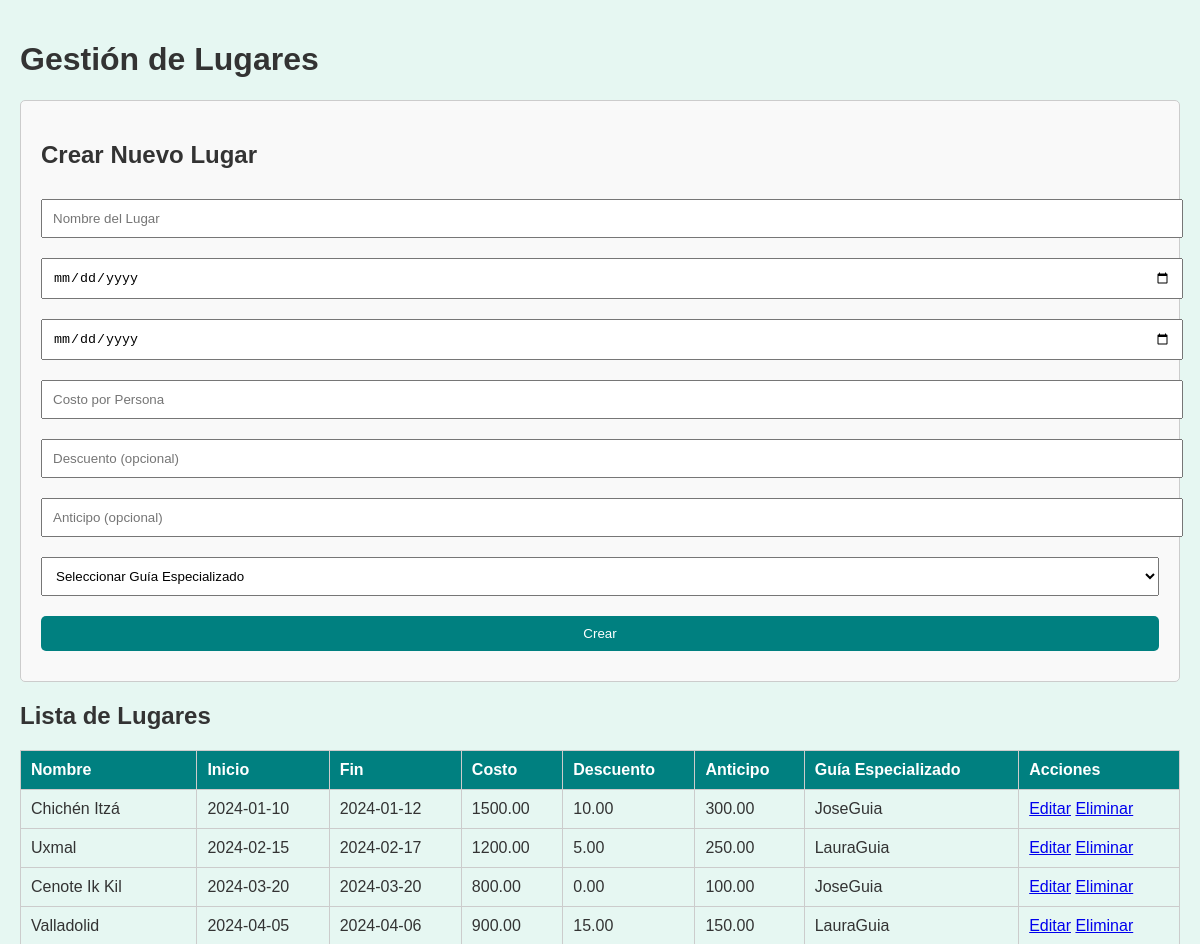
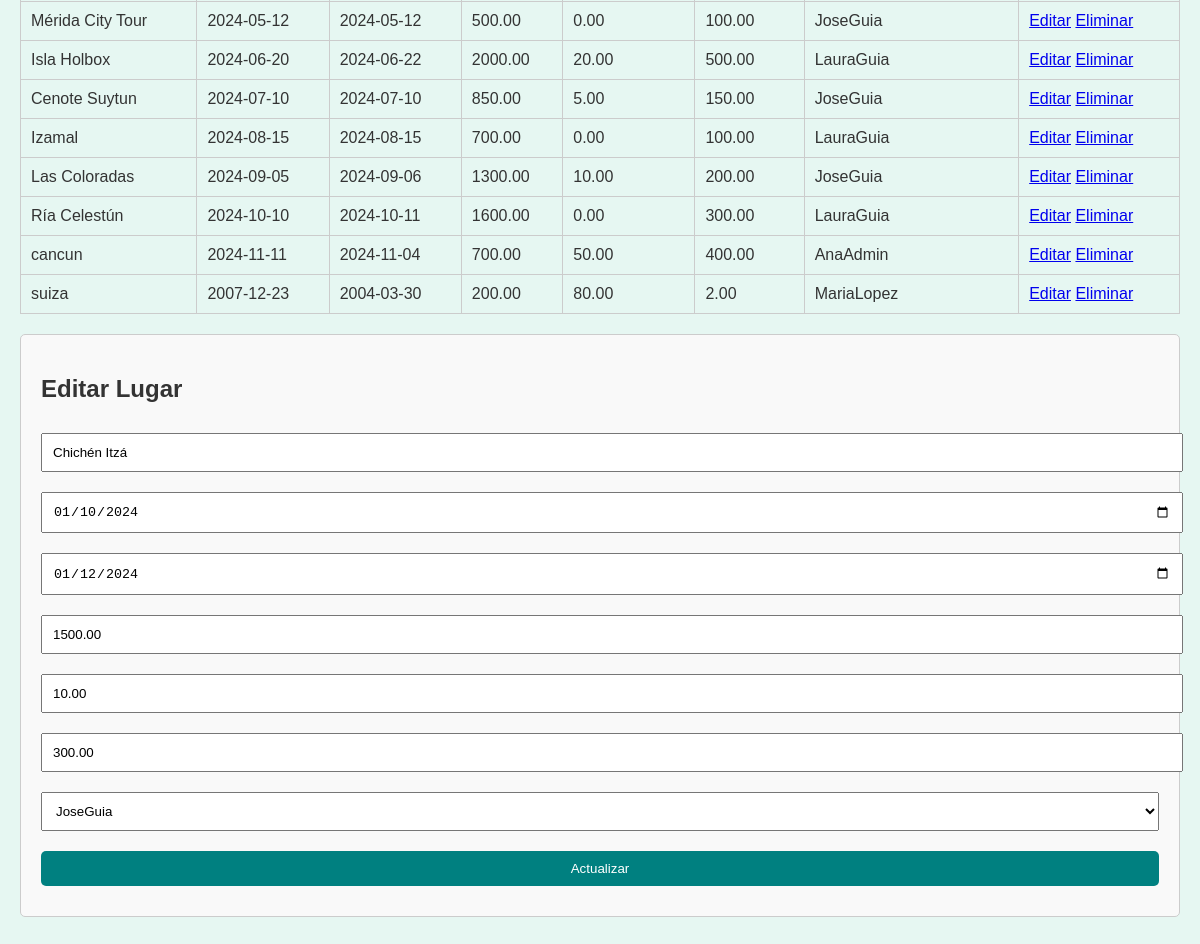
The page /mostrar_lugares.php?edit=1 on the database its author committed (2 pictures, top to bottom).
### tables this page shows
CREATE TABLE `lugares` (
  `id` int NOT NULL,
  `nombre_lugar` varchar(100) NOT NULL,
  `fecha_inicio` date NOT NULL,
  `fecha_fin` date NOT NULL,
  `costo_por_persona` decimal(10,2) NOT NULL,
  `descuento` decimal(5,2) DEFAULT '0.00',
  `anticipo` decimal(10,2) DEFAULT NULL,
  `guia_especializado` int DEFAULT NULL
);

CREATE TABLE `clientes` (
  `id` int NOT NULL,
  `rol` enum('admin','usuario','guia') NOT NULL,
  `nombre_usuario` varchar(50) NOT NULL,
  `correo` varchar(100) NOT NULL,
  `contrasena` varchar(255) NOT NULL
);

### mostrar_lugares.php (the view, shortened to what this page needs)
<?php
include 'conexion.php';
$result = $conn->query("SELECT l.*, c.nombre_usuario AS guia_nombre
                        FROM lugares l
                        LEFT JOIN clientes c ON l.guia_especializado = c.id");
?>
<!DOCTYPE html>
<html lang="es">
<head>
</head>
<body>
<h1>Gestión de Lugares</h1>
<div class="form-container">
    <h2>Crear Nuevo Lugar</h2>
    <form method="POST" action="">
        <input type="text" name="nombre_lugar" placeholder="Nombre del Lugar" required>
        <input type="date" name="fecha_inicio" required>
        <input type="date" name="fecha_fin" required>
        <input type="number" step="0.01" name="costo_por_persona" placeholder="Costo por Persona" required>
        <input type="number" step="0.01" name="descuento" placeholder="Descuento (opcional)">
        <input type="number" step="0.01" name="anticipo" placeholder="Anticipo (opcional)">
        <select name="guia_especializado">
            <option value="">Seleccionar Guía Especializado</option>
        </select>
        <button type="submit" name="create">Crear</button>
    </form>
</div>
<h2>Lista de Lugares</h2>
<table>
    <tr>
        <th>Nombre</th>
        <th>Inicio</th>
        <th>Fin</th>
        <th>Costo</th>
        <th>Descuento</th>
        <th>Anticipo</th>
        <th>Guía Especializado</th>
        <th>Acciones</th>
    </tr>
    <?php while ($row = $result->fetch_assoc()): ?>
    <tr>
        <td><?php echo $row['nombre_lugar']; ?></td>
        <td><?php echo $row['fecha_inicio']; ?></td>
        <td><?php echo $row['fecha_fin']; ?></td>
        <td><?php echo $row['costo_por_persona']; ?></td>
        <td><?php echo $row['descuento'] ?: "N/A"; ?></td>
        <td><?php echo $row['anticipo'] ?: "N/A"; ?></td>
        <td><?php echo $row['guia_nombre'] ?: "Sin Asignar"; ?></td>
        <td>
            <a href="?edit=<?php echo $row['id']; ?>">Editar</a>
            <a href="?delete=<?php echo $row['id']; ?>" onclick="return confirm('¿Seguro que deseas eliminar este lugar?');">Eliminar</a>
        </td>
    </tr>
    <?php endwhile; ?>
</table>
<?php
if (isset($_GET['edit'])):
    $id = $_GET['edit'];
    $lugar = $conn->query("SELECT * FROM lugares WHERE id='$id'")->fetch_assoc();
?>
<div class="form-container">
    <h2>Editar Lugar</h2>
    <form method="POST" action="">
        <input type="text" name="nombre_lugar" value="<?php echo $lugar['nombre_lugar']; ?>" required>
        <input type="date" name="fecha_inicio" value="<?php echo $lugar['fecha_inicio']; ?>" required>
        <input type="date" name="fecha_fin" value="<?php echo $lugar['fecha_fin']; ?>" required>
        <input type="number" step="0.01" name="costo_por_persona" value="<?php echo $lugar['costo_por_persona']; ?>" required>
        <input type="number" step="0.01" name="descuento" value="<?php echo $lugar['descuento']; ?>">
        <input type="number" step="0.01" name="anticipo" value="<?php echo $lugar['anticipo']; ?>">
        <select name="guia_especializado">
            <?php
            $guias = $conn->query("SELECT id, nombre_usuario FROM clientes");
            while ($guia = $guias->fetch_assoc()) {
                $selected = $guia['id'] == $lugar['guia_especializado'] ? "selected" : "";
                echo "<option value='" . $guia['id'] . "' $selected>" . $guia['nombre_usuario'] . "</option>";
            }
            ?>
        </select>
        <button type="submit" name="update">Actualizar</button>
    </form>
</div>
<?php endif; ?>
</body>
</html>

### mostrar_lugares.php (style rules this page uses)
body { font-family: Arial, sans-serif; background-color: #e6f7f2; color: #333; margin: 0; padding: 20px; }
table { width: 100%; border-collapse: collapse; margin-bottom: 20px; }
table, th, td { border: 1px solid #ccc; }
th, td { padding: 10px; text-align: left; }
th { background-color: #008080; color: white; }
button { background-color: #008080; color: white; border: none; padding: 10px 15px; cursor: pointer; border-radius: 5px; }
.form-container { background-color: #f9f9f9; padding: 20px; border: 1px solid #ccc; border-radius: 5px; margin-bottom: 20px; }
.form-container input, .form-container select, .form-container button { width: 100%; margin: 10px 0; padding: 10px; }

### rows shown on the page
lugares: nombre_lugar "Chichén Itzá", fecha_inicio "2024-01-10", fecha_fin "2024-01-12", costo_por_persona "1500.00", descuento "10.00", anticipo "300.00", guia_especializado.nombre_usuario "JoseGuia", fecha_inicio "01/10/2024", fecha_fin "01/12/2024"
lugares: nombre_lugar "Uxmal", fecha_inicio "2024-02-15", fecha_fin "2024-02-17", costo_por_persona "1200.00", descuento "5.00", anticipo "250.00", guia_especializado.nombre_usuario "LauraGuia"
lugares: nombre_lugar "Cenote Ik Kil", fecha_inicio "2024-03-20", fecha_fin "2024-03-20", costo_por_persona "800.00", descuento "0.00", anticipo "100.00", guia_especializado.nombre_usuario "JoseGuia"
lugares: nombre_lugar "Valladolid", fecha_inicio "2024-04-05", fecha_fin "2024-04-06", costo_por_persona "900.00", descuento "15.00", anticipo "150.00", guia_especializado.nombre_usuario "LauraGuia"
lugares: nombre_lugar "Mérida City Tour", fecha_inicio "2024-05-12", fecha_fin "2024-05-12", costo_por_persona "500.00", descuento "0.00", anticipo "100.00", guia_especializado.nombre_usuario "JoseGuia"
lugares: nombre_lugar "Isla Holbox", fecha_inicio "2024-06-20", fecha_fin "2024-06-22", costo_por_persona "2000.00", descuento "20.00", anticipo "500.00", guia_especializado.nombre_usuario "LauraGuia"
lugares: nombre_lugar "Cenote Suytun", fecha_inicio "2024-07-10", fecha_fin "2024-07-10", costo_por_persona "850.00", descuento "5.00", anticipo "150.00", guia_especializado.nombre_usuario "JoseGuia"
lugares: nombre_lugar "Izamal", fecha_inicio "2024-08-15", fecha_fin "2024-08-15", costo_por_persona "700.00", descuento "0.00", anticipo "100.00", guia_especializado.nombre_usuario "LauraGuia"
lugares: nombre_lugar "Las Coloradas", fecha_inicio "2024-09-05", fecha_fin "2024-09-06", costo_por_persona "1300.00", descuento "10.00", anticipo "200.00", guia_especializado.nombre_usuario "JoseGuia"
lugares: nombre_lugar "Ría Celestún", fecha_inicio "2024-10-10", fecha_fin "2024-10-11", costo_por_persona "1600.00", descuento "0.00", anticipo "300.00", guia_especializado.nombre_usuario "LauraGuia"
lugares: nombre_lugar "cancun", fecha_inicio "2024-11-11", fecha_fin "2024-11-04", costo_por_persona "700.00", descuento "50.00", anticipo "400.00", guia_especializado.nombre_usuario "AnaAdmin"
lugares: nombre_lugar "suiza", fecha_inicio "2007-12-23", fecha_fin "2004-03-30", costo_por_persona "200.00", descuento "80.00", anticipo "2.00", guia_especializado.nombre_usuario "MariaLopez"

### other values the page prints
form field guia_especializado "JoseGuia"
